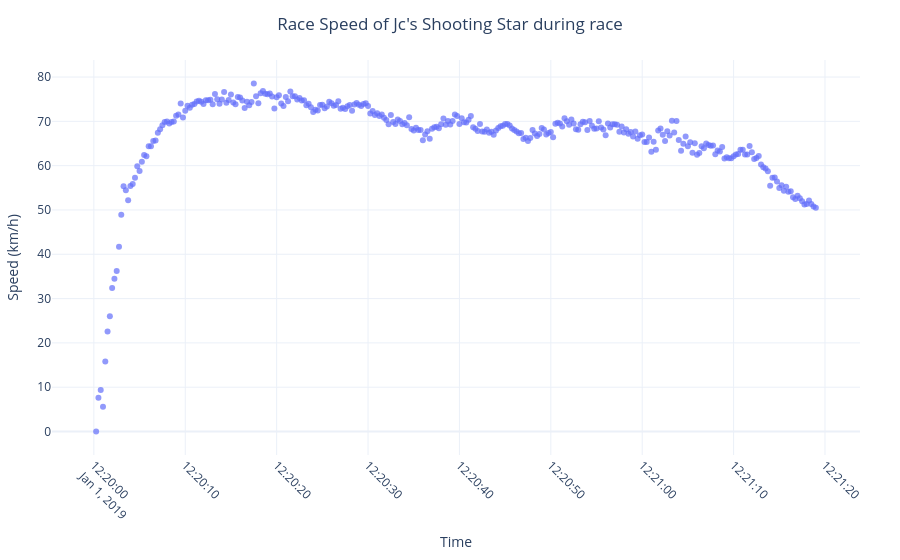

The cell this chart's notebook holds for it:
### Code cell
import plotly.express as px

# Create scatter plot with Plotly
fig = px.scatter(
    getRunData(df, chosenRun),
    x='timestamp',
    y='speed_kmh',
    title=f'Race Speed of {df["horse_name"].values[0]} during race',
    labels={'timestamp': 'Time', 'speed_kmh': 'Speed (km/h)'},
    opacity=0.7
)

# Customize layout
fig.update_layout(
    xaxis_tickangle=45,
    xaxis_title='Time',
    yaxis_title='Speed (km/h)',
    title_x=0.5,
    margin=dict(l=40, r=40, t=60, b=40),
    template='plotly_white'
)

fig.show()

### Figure 1 — Plotly figure (JSON) as saved in the notebook; plotly's stock layout.template omitted (floating-point values rounded to 4 significant figures; data arrays with more than 128 entries replaced by an {"elided": "..."} marker saying what was removed)
{"data": [{"hovertemplate": "Time=%{x}<br>Speed (km/h)=%{y}<extra></extra>", "legendgroup": "", "marker": {"color": "#636efa", "opacity": 0.7, "symbol": "circle"}, "mode": "markers", "name": "", "orientation": "v", "showlegend": false, "type": "scatter", "x": {"elided": "316 str values"}, "xaxis": "x", "y": {"elided": "316 float values"}, "yaxis": "y"}], "layout": {"legend": {"tracegroupgap": 0}, "margin": {"b": 40, "l": 40, "r": 40, "t": 60}, "title": {"text": "Race Speed of Jc's Shooting Star during race", "x": 0.5}, "xaxis": {"anchor": "y", "domain": [0, 1], "tickangle": 45, "title": {"text": "Time"}}, "yaxis": {"anchor": "x", "domain": [0, 1], "title": {"text": "Speed (km/h)"}}}}
